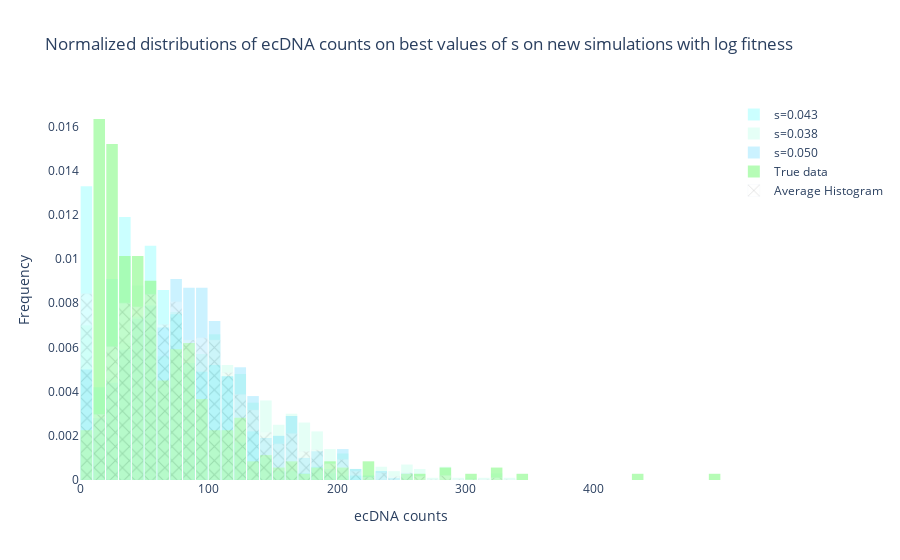

Notebook code cell kept with this figure:
### Code cell
plot_histograms_dict_overlay(dictionaries=simulated_data_list[:3],
                             true_data=true_data,
                             plot_true=True,
                             bin_size=10,
                             labels=[f's={s:.3f}' for s in best_s_values],
                             colors=('cyan','aquamarine','deepskyblue','lightblue', 'cornflowerblue','steelblue'),
                             opacity=(0.2, 0.2, 0.2, 0.2, 0.2, 0.2),
                             title=f'Normalized distributions of ecDNA counts on best values of s on new simulations with {fitness} fitness',
                             plot_avg=True,
                             avg_color='white',
                             save_fig=True,
                             filepath='plots/abc_simulations_best_s_p4.png')

### Figure 1 — Plotly figure (JSON) as saved in the notebook; plotly's stock layout.template omitted (floating-point values rounded to 4 significant figures; data arrays with more than 128 entries replaced by an {"elided": "..."} marker saying what was removed)
{"data": [{"histnorm": "probability density", "marker": {"color": "cyan", "pattern": {"shape": ""}}, "name": "s=0.043", "opacity": 0.2, "type": "histogram", "x": {"elided": "1000 int values"}, "xbins": {"size": 10}}, {"histnorm": "probability density", "marker": {"color": "aquamarine", "pattern": {"shape": ""}}, "name": "s=0.038", "opacity": 0.2, "type": "histogram", "x": {"elided": "1000 int values"}, "xbins": {"size": 10}}, {"histnorm": "probability density", "marker": {"color": "deepskyblue", "pattern": {"shape": ""}}, "name": "s=0.050", "opacity": 0.2, "type": "histogram", "x": {"elided": "1000 int values"}, "xbins": {"size": 10}}, {"histnorm": "probability density", "marker": {"color": "palegreen", "pattern": {"shape": ""}}, "name": "True data", "opacity": 0.7, "type": "histogram", "x": {"elided": "355 int values"}, "xbins": {"size": 10}}, {"hoverinfo": "text+y", "hovertext": ["(0 - 9)", "(10 - 19)", "(20 - 29)", "(30 - 39)", "(40 - 49)", "(50 - 59)", "(60 - 69)", "(70 - 79)", "(80 - 89)", "(90 - 99)", "(100 - 109)", "(110 - 119)", "(120 - 129)", "(130 - 139)", "(140 - 149)", "(150 - 159)", "(160 - 169)", "(170 - 179)", "(180 - 189)", "(190 - 199)", "(200 - 209)", "(210 - 219)", "(220 - 229)", "(230 - 239)", "(240 - 249)", "(250 - 259)", "(260 - 269)", "(270 - 279)", "(280 - 289)", "(290 - 299)", "(300 - 309)", "(310 - 319)", "(320 - 329)", "(330 - 339)"], "marker": {"color": "white", "pattern": {"shape": "x"}}, "name": "Average Histogram", "opacity": 0.3, "type": "bar", "x": [4.5, 14.5, 24.5, 34.5, 44.5, 54.5, 64.5, 74.5, 84.5, 94.5, 104.5, 114.5, 124.5, 134.5, 144.5, 154.5, 164.5, 174.5, 184.5, 194.5, 204.5, 214.5, 224.5, 234.5, 244.5, 254.5, 264.5, 274.5, 284.5, 294.5, 304.5, 314.5, 324.5, 334.5], "y": [0.008433, 0.002967, 0.006033, 0.008, 0.007833, 0.0084, 0.007033, 0.008067, 0.006333, 0.006433, 0.006333, 0.004867, 0.003867, 0.003167, 0.002167, 0.001633, 0.0021, 0.0013, 0.001367, 0.0007333, 0.0009333, 0.0004, 0.0001333, 0.0003333, 0.0001667, 0.0003333, 0.0001667, 3.333e-05, 0.0002, 3.333e-05, 3.333e-05, 3.333e-05, 0.0001, 3.333e-05]}], "layout": {"bargap": 0.1, "barmode": "overlay", "plot_bgcolor": "white", "title": {"text": "Normalized distributions of ecDNA counts on best values of s on new simulations with log fitness"}, "xaxis": {"title": {"text": "ecDNA counts"}}, "yaxis": {"title": {"text": "Frequency"}}}}
